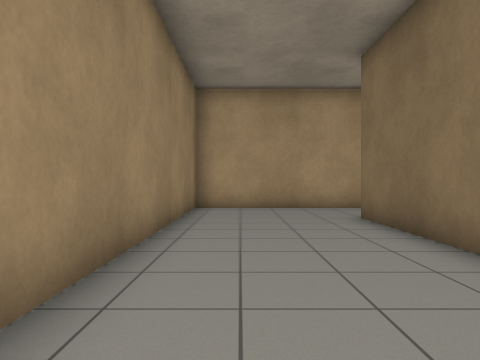
View 1 (above)

24 first-person views from a walk through a world built for the Gazebo simulator. The camera is 0.94 m above the floor, looks level and sees 70° across. The floor is counted in squares, 1 m on a side. Each view is taken from the middle of a square. On the plan, view 1 faces up. The plan holds only what a view shows up to about 12 squares ahead; the rest is blank.

View 2
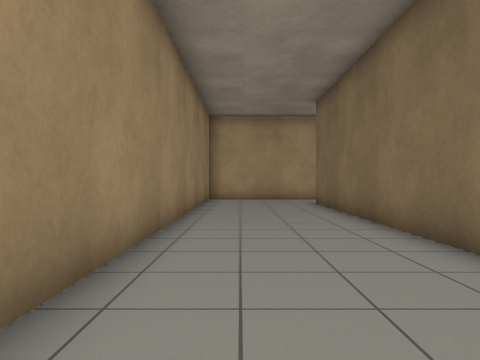

View 3
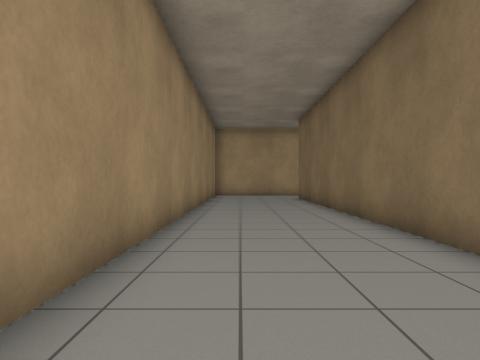

View 4
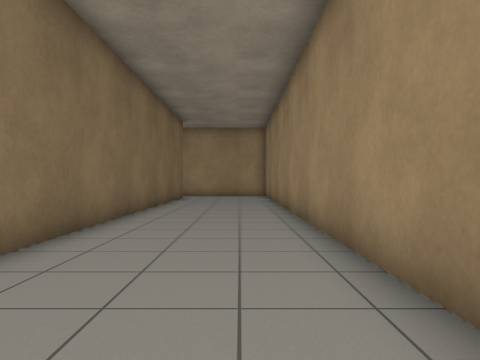

View 5
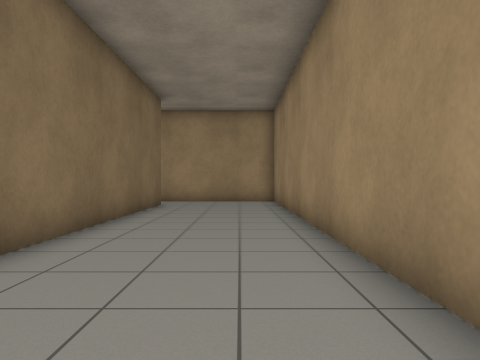

View 6
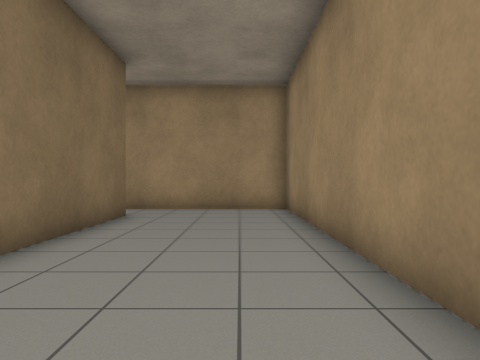

View 7
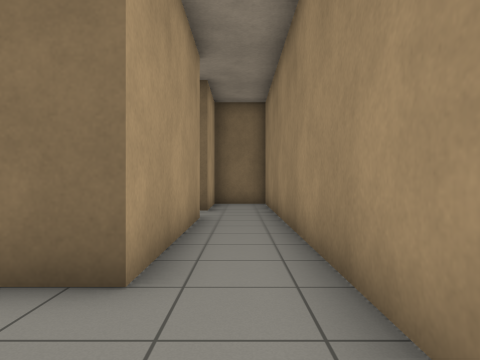

View 8
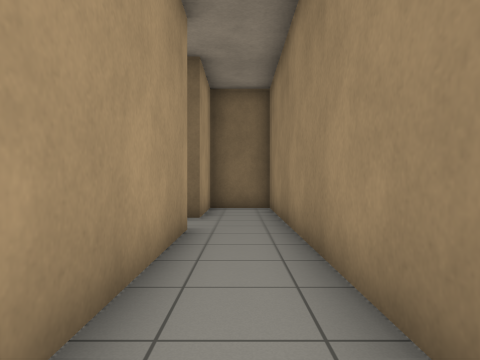

View 9
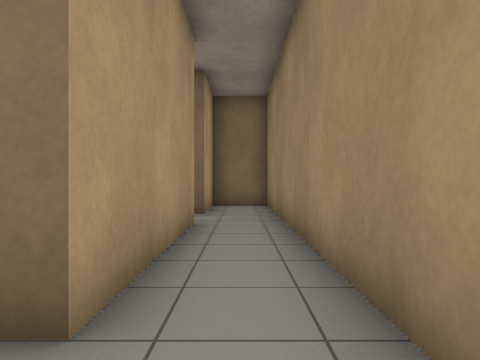

View 10
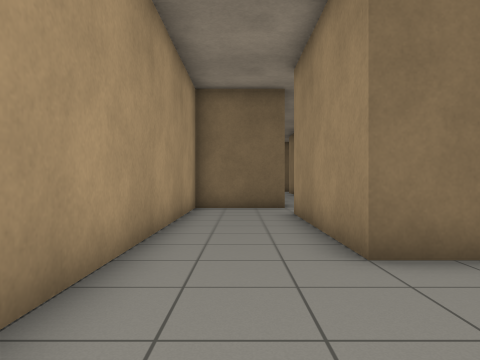

View 11
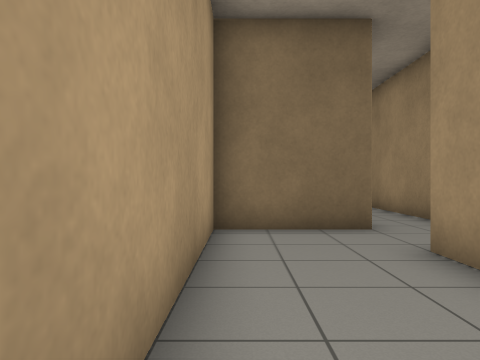

View 12
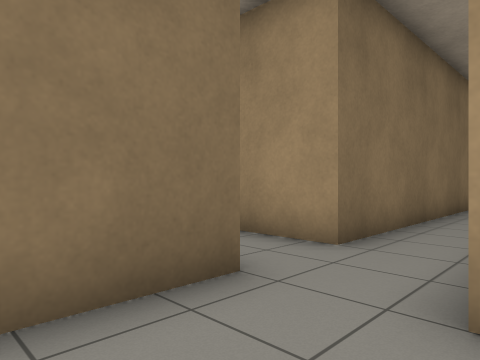

View 13
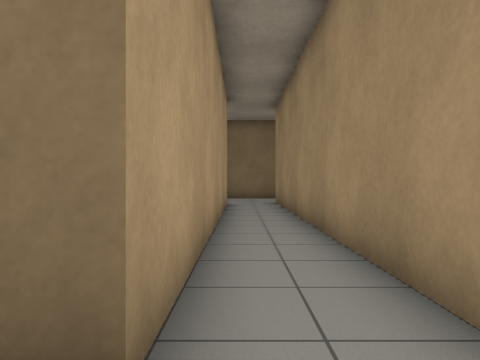

View 14
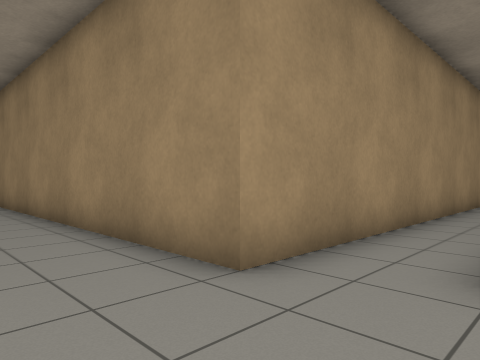

View 15
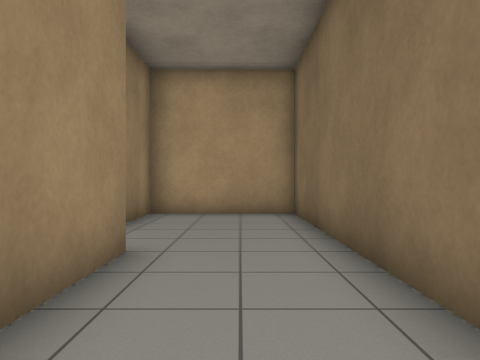

View 16
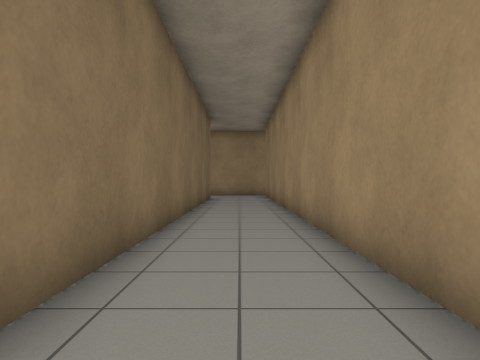

View 17
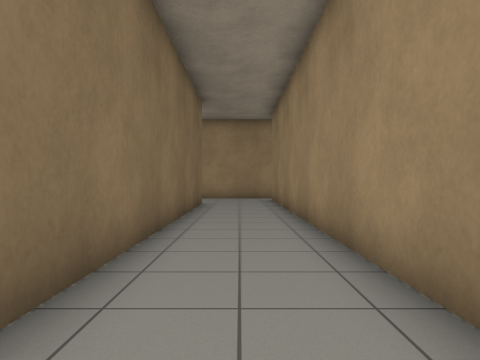

View 18
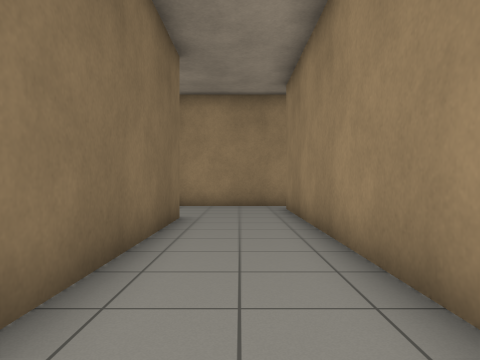

View 19
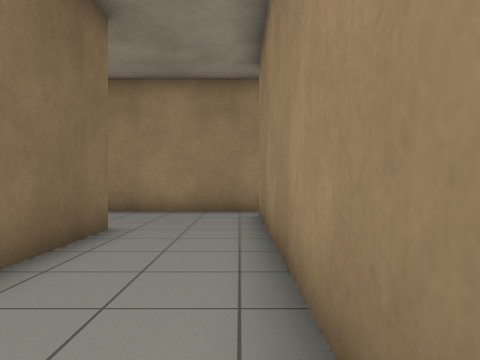

View 20
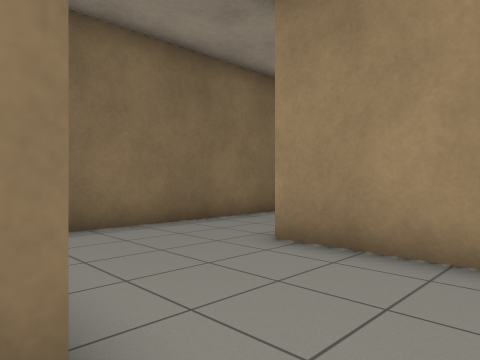

View 21
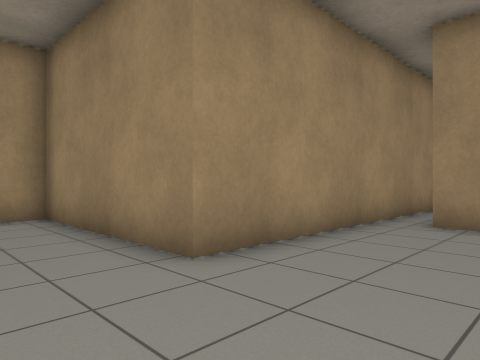

View 22
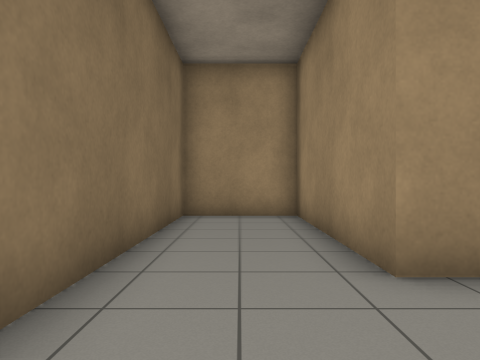

View 23
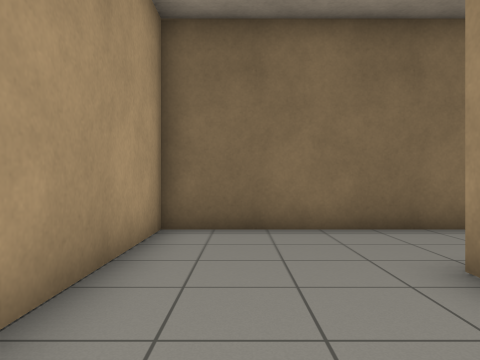

View 24
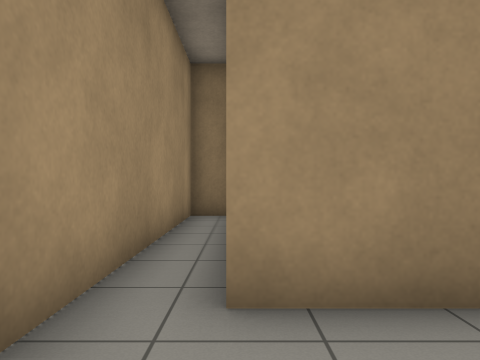

### Floor plan
Points are (right, up) in squares from view 1. A wall is a line through its corners. A room is listed if a view was taken in it or the views show most of it. See-through windows are left out.
Room 1 (views 1, 2, 3, 4, 5, 6, 7, 8, 9, 10, 11, 12, 13)
walls: (3, -4.8) (3, 8.5) (8.5, 8.5); (10.5, -1.5) (10.5, 6.5) (22.5, 6.5); (8.5, -21) (3, -21) (3, -7.2); (20.6, 8.5) (10.5, 8.5) (10.5, 11.5) (-1.5, 11.5) (-1.5, -23) (13.5, -23) (13.5, -21) (10.5, -21) (10.5, -20.6)
ways out: opening at (22, 7.5) to room 2
Room 2 (views 14, 15, 16, 17, 18, 19, 20, 21, 22, 23, 24)
walls: (26.5, -13.5) (26.5, 1.9); (26.5, 4.1) (26.5, 11.5) (22.5, 11.5) (22.5, 9.5); (17, -16.2) (17, -17.3) (28.5, -17.3) (28.5, -23) (31.5, -23) (31.5, -13.5) (27.1, -13.5); (22.5, 6.5) (23.5, 6.5) (23.5, -16.1)
ways out: opening at (22, 7.5) to room 1

Positions as (right, up) in squares from view 1, and headings:
1: (0, 0), facing up
2: (0, -5), facing up
3: (0, -9), facing up
4: (0, -3), facing down
5: (0, -8), facing down
6: (0, -12), facing down
7: (0, -22), facing right
8: (2, -22), facing right
9: (1, -22), facing right
10: (-1, 10), facing right
11: (4, 11), facing right
12: (8, 11), facing down-right
13: (9, 8), facing right
14: (26, 9), facing down-left
15: (25, 2), facing up
16: (25, 4), facing down
17: (25, 0), facing down
18: (25, -5), facing down
19: (24, -7), facing down
20: (25, -13), facing down-right
21: (31, -14), facing down-left
22: (30, -14), facing down
23: (25, -15), facing right
24: (26, -16), facing left
